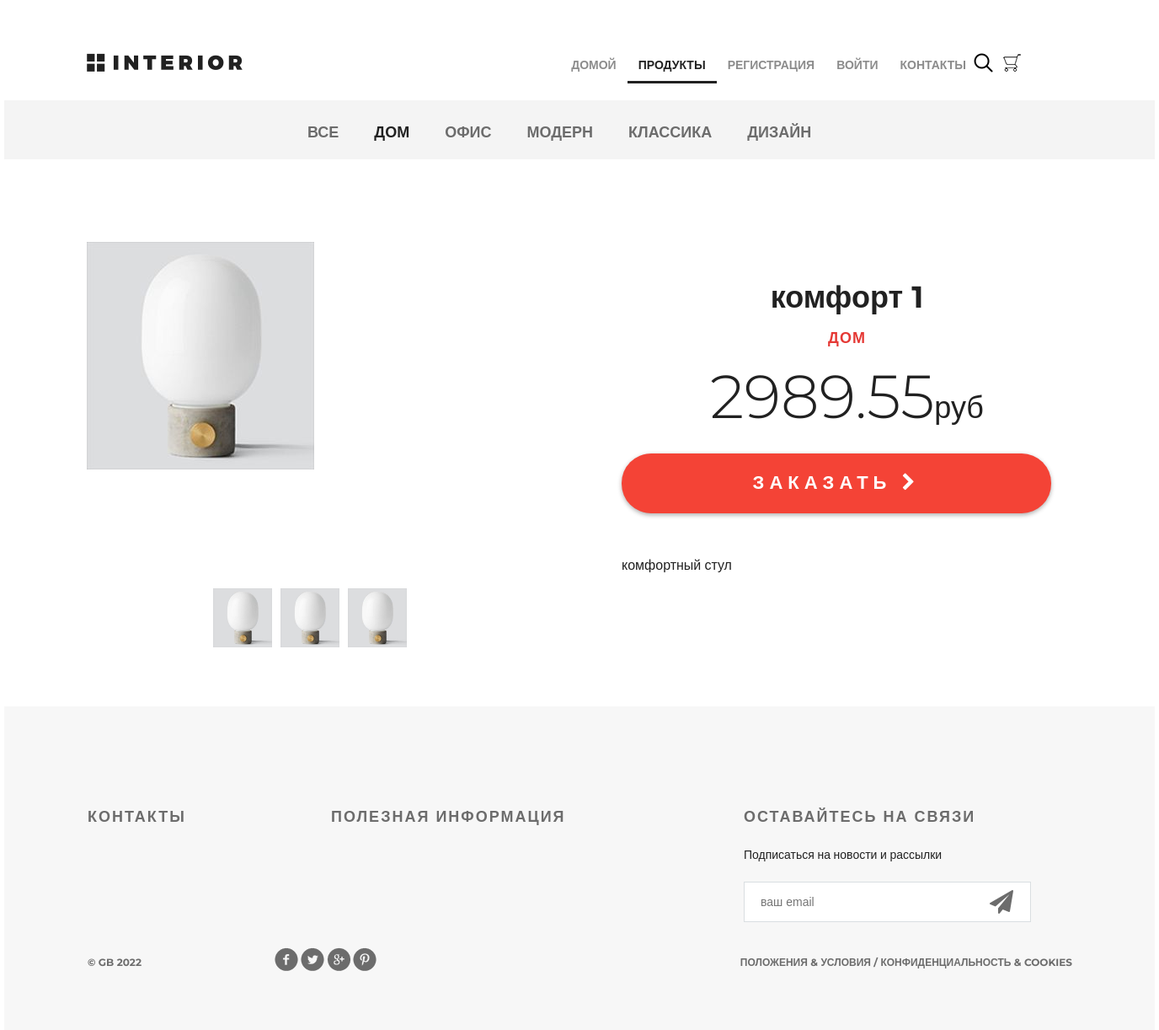
Page /products/product/1/ on the committed database.
### mainapp/models.py (models this page shows, shortened)
class ProductCategory(models.Model):
    name = models.CharField(max_length=50, unique=True, verbose_name='Название')
    description = models.TextField(blank=True, null=True, verbose_name='Описание')
    is_active = models.BooleanField(default=True)
    class Meta:
        verbose_name = 'категория(ю)'
        verbose_name_plural = 'Категории'

class Product(models.Model):
    category = models.ForeignKey(ProductCategory, on_delete=models.CASCADE)
    name = models.CharField(max_length=255)
    image = models.ImageField(upload_to='products_img', blank=True, null=True)
    short_desc = models.CharField(max_length=255, blank=True)
    description = models.TextField(blank=True, null=True)
    price = models.DecimalField(max_digits=8, decimal_places=2, default=0)
    quantity = models.PositiveIntegerField(default=0)
    is_active = models.BooleanField(default=True)
    class Meta:
        verbose_name = 'продукт'
        verbose_name_plural = 'Продукты'

### mainapp/views.py (the view)
# urls.py: path('product/<int:pk>/', ProductView.as_view(), name='product'),
class ProductView(ListView):
    model = Product
    template_name = 'mainapp/product.html'
    def get_context_data(self, **kwargs):
        context_data = super().get_context_data(**kwargs)
        links_menu = ProductCategory.objects.all()
        product_id = self.kwargs.get('pk')
        product = get_object_or_404(Product, pk=product_id)
        context_data['title'] = 'Товар'
        context_data['links_menu'] = links_menu
        context_data['product'] = product
        return context_data

### adminapp/templatetags/my_tags.py (called while the page is built)
def media_for_products(image):
    if not image:
        image = 'products_img/product-21.jpg'
    return f'{settings.MEDIA_URL}{image}'

### mainapp/context_processors.py (called while the page is built)
def basket(request):
    basket_items = []
    if request.user.is_authenticated:
        basket_items = Basket.objects.filter(user=request.user)
    return {
        'basket': basket_items
    }

### mainapp/templates/mainapp/product.html (shortened to what this page needs)
{% extends 'mainapp/base.html' %}
{% load static %}
{% load my_tags %}
{% block content %}
    <div class="hero-white">
        <div class="header clearfix">
            {% include 'mainapp/includes/inc_main_menu.html' %}
        </div>
    </div>
    <div class="details">
        {% include 'mainapp/includes/inc_categories_menu.html' %}
    </div>
    <div class="details-products">
        <div class="details-slider">
            <div class="slider-product">
                <img src="{{ product.image|media_for_products }}" alt="">
            </div>
            <div class="slider-control">
                <div class="block">
                    <a href="#"><img src="{{ product.image|media_for_products }}" alt="">
                    </a>
                </div>
                <div class="block">
                    <a href="#"><img src="{{ product.image|media_for_products }}" alt="">
                    </a>
                </div>
                <div class="block">
                    <a href="#"><img src="{{ product.image|media_for_products }}" alt="">
                    </a>
                </div>
            </div>
        </div>
        <div class="description">
            <h3 class="big-bold">{{ product.name }}</h3>
            <h3 class="red">{{ product.category.name }}</h3>
            <p class="price">{{ product.price|floatformat:2 }}<span>руб</span></p>
            <a href="{% url 'basketapp:basket_add' product.pk %}" class="red-button">
                заказать <i class="fa fa-chevron-right" aria-hidden="true"></i>
            </a>
            <div class="description-text">
                {{ product.short_desc }}
            </div>
        </div>
    </div>
{% endblock %}

### mainapp/templates/mainapp/includes/inc_categories_menu.html
<div class="links clearfix">
    <ul class="links-menu">
        <li><a href="{% url 'products:category' 0 %}"
               class="{% if request.resolver_match.url_name == item.href %}active{% endif %}">Все</a></li>
        {% for item in links_menu %}
            {% if item.is_active %}
                <li><a href="{% url 'products:category' item.pk %}"
                       class="{% if request.resolver_match.kwargs.pk == item.pk %}active{% endif %}">{{ item.name }}</a>
                </li>
            {% endif %}
        {% endfor %}
    </ul>
</div>

### static/style.css (style rules this page uses)
* { margin: 0; padding: 0; }
body { font-family: 'Montserrat', sans-serif; }
html, body { height: 100%; }
.slider-control .block a img { width: 70px; }
.clearfix:after { content: ""; display: block; clear: both; }
.big-bold { color: #212121; font-size: 36px; font-weight: 700; text-align: left; margin-bottom: 24px; line-height: 36px; }
.red { text-transform: uppercase; color: #e53935; font-size: 18px; font-weight: 700; text-align: left; letter-spacing: 1px; line-height: 17px; margin-bottom: 22px; }
.hero-white { background-color: #fff; height: 119px; padding-left: 98px; padding-right: 211px; position: relative; }
.links { height: 70px; background-color: #f4f4f4; position: relative; padding-left: 360px; }
.links-menu { margin: 27px auto 0px; position: absolute; }
.links-menu li { float: left; list-style-type: none; padding-right: 42px; }
.links-menu li a { text-decoration: none; color: #6c6c6c; font-size: 18px; font-weight: 700; text-transform: uppercase; }
.links-menu .active { color: #212121; font-size: 18px; font-weight: 700; }
.details-products { padding-left: 98px; padding-right: 98px; margin-top: 98px; height: 551px; }
.details-slider { width: 570px; float: left; margin-right: 30px; }
.slider-product { width: 570px; height: 400px; }
.slider-control { width: 420px; height: 70px; margin: 11px auto 0px; padding-left: 150px }
.slider-control .block { height: 70px; width: 70px; position: relative; float: left; margin-right: 10px; }
.description { width: 535px; float: right; padding-left: 35px }
.description .big-bold { color: #212121; font-size: 36px; font-weight: 700; text-align: center; margin-top: 47px; margin-bottom: 0px; }
.description .red { text-transform: uppercase; color: #e53935; font-size: 18px; font-weight: 700; text-align: center; letter-spacing: 1px; line-height: 17px; margin-top: 23px; margin-bottom: 36px; }
.description .price { color: #212121; font-size: 72px; font-weight: 300; line-height: 48px; text-align: center; }
.description .price span { color: #212121; font-size: 36px; font-weight: 300; line-height: 48px; text-align: center; }
.red-button { display: block; height: 71px; width: 510px; border-radius: 35px; background-color: #f44336; text-align: center; text-transform: uppercase; text-decoration: none; color: #ffffff; font-size: 22px; font-weight: 700; line-height: 24px; box-shadow: 0px 2px 4.85px 0.15px rgba(33, 33, 33, 0.35); line-height: 70px; letter-spacing: 6px; margin-top: 31px; }
.description-text { margin-top: 50px; color: #212121; font-size: 16px; font-weight: 300; line-height: 24px; text-align: left; }

### rows in the picture
ProductCategory: name "ДОМ"
ProductCategory: name "ОФИС"
ProductCategory: name "МОДЕРН"
ProductCategory: name "КЛАССИКА"
ProductCategory: name "ДИЗАЙН"
Product: image|media_for_products (picture), name "комфорт 1", category.name "ДОМ", price "2989.55", short_desc "комфортный стул"
